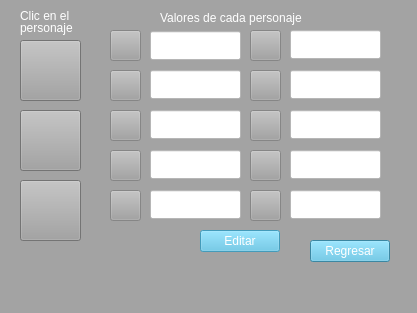
<?xml version="1.0" encoding="UTF-8"?>
<ui version="4.0">
 <class>personedicion</class>
 <widget class="QMainWindow" name="personedicion">
  <property name="geometry">
   <rect>
    <x>0</x>
    <y>0</y>
    <width>417</width>
    <height>313</height>
   </rect>
  </property>
  <property name="windowTitle">
   <string>MainWindow</string>
  </property>
  <property name="styleSheet">
   <string notr="true">background-color: rgb(163, 163, 163);
color: white;</string>
  </property>
  <widget class="QWidget" name="centralwidget">
   <widget class="QPushButton" name="pushButton">
    <property name="enabled">
     <bool>false</bool>
    </property>
    <property name="geometry">
     <rect>
      <x>110</x>
      <y>30</y>
      <width>31</width>
      <height>31</height>
     </rect>
    </property>
    <property name="text">
     <string/>
    </property>
    <property name="icon">
     <iconset resource="iconos.qrc">
      <normaloff>:/iconos/ciudad.png</normaloff>:/iconos/ciudad.png</iconset>
    </property>
    <property name="iconSize">
     <size>
      <width>31</width>
      <height>31</height>
     </size>
    </property>
   </widget>
   <widget class="QLineEdit" name="lineEdit">
    <property name="enabled">
     <bool>false</bool>
    </property>
    <property name="geometry">
     <rect>
      <x>150</x>
      <y>31</y>
      <width>91</width>
      <height>29</height>
     </rect>
    </property>
    <property name="styleSheet">
     <string notr="true">background-color: rgb(255, 255, 255);
color: black;</string>
    </property>
   </widget>
   <widget class="QLineEdit" name="lineEdit_2">
    <property name="enabled">
     <bool>false</bool>
    </property>
    <property name="geometry">
     <rect>
      <x>150</x>
      <y>70</y>
      <width>91</width>
      <height>29</height>
     </rect>
    </property>
    <property name="styleSheet">
     <string notr="true">background-color: rgb(255, 255, 255);
color: black;</string>
    </property>
   </widget>
   <widget class="QLineEdit" name="lineEdit_3">
    <property name="enabled">
     <bool>false</bool>
    </property>
    <property name="geometry">
     <rect>
      <x>150</x>
      <y>110</y>
      <width>91</width>
      <height>29</height>
     </rect>
    </property>
    <property name="styleSheet">
     <string notr="true">background-color: rgb(255, 255, 255);
color: black;</string>
    </property>
   </widget>
   <widget class="QLineEdit" name="lineEdit_4">
    <property name="enabled">
     <bool>false</bool>
    </property>
    <property name="geometry">
     <rect>
      <x>150</x>
      <y>150</y>
      <width>91</width>
      <height>29</height>
     </rect>
    </property>
    <property name="styleSheet">
     <string notr="true">background-color: rgb(255, 255, 255);
color: black;</string>
    </property>
   </widget>
   <widget class="QLineEdit" name="lineEdit_5">
    <property name="enabled">
     <bool>false</bool>
    </property>
    <property name="geometry">
     <rect>
      <x>150</x>
      <y>190</y>
      <width>91</width>
      <height>29</height>
     </rect>
    </property>
    <property name="styleSheet">
     <string notr="true">background-color: rgb(255, 255, 255);
color: black;</string>
    </property>
   </widget>
   <widget class="QLineEdit" name="lineEdit_6">
    <property name="enabled">
     <bool>false</bool>
    </property>
    <property name="geometry">
     <rect>
      <x>290</x>
      <y>30</y>
      <width>91</width>
      <height>29</height>
     </rect>
    </property>
    <property name="styleSheet">
     <string notr="true">background-color: rgb(255, 255, 255);
color: black;</string>
    </property>
   </widget>
   <widget class="QLineEdit" name="lineEdit_7">
    <property name="enabled">
     <bool>false</bool>
    </property>
    <property name="geometry">
     <rect>
      <x>290</x>
      <y>70</y>
      <width>91</width>
      <height>29</height>
     </rect>
    </property>
    <property name="styleSheet">
     <string notr="true">background-color: rgb(255, 255, 255);
color: black;</string>
    </property>
   </widget>
   <widget class="QLineEdit" name="lineEdit_8">
    <property name="enabled">
     <bool>false</bool>
    </property>
    <property name="geometry">
     <rect>
      <x>290</x>
      <y>110</y>
      <width>91</width>
      <height>29</height>
     </rect>
    </property>
    <property name="styleSheet">
     <string notr="true">background-color: rgb(255, 255, 255);
color: black;</string>
    </property>
   </widget>
   <widget class="QLineEdit" name="lineEdit_9">
    <property name="enabled">
     <bool>false</bool>
    </property>
    <property name="geometry">
     <rect>
      <x>290</x>
      <y>150</y>
      <width>91</width>
      <height>29</height>
     </rect>
    </property>
    <property name="styleSheet">
     <string notr="true">background-color: rgb(255, 255, 255);
color: black;</string>
    </property>
   </widget>
   <widget class="QLineEdit" name="lineEdit_10">
    <property name="enabled">
     <bool>false</bool>
    </property>
    <property name="geometry">
     <rect>
      <x>290</x>
      <y>190</y>
      <width>91</width>
      <height>29</height>
     </rect>
    </property>
    <property name="styleSheet">
     <string notr="true">background-color: rgb(255, 255, 255);
color: black;</string>
    </property>
   </widget>
   <widget class="QPushButton" name="pushButton_11">
    <property name="geometry">
     <rect>
      <x>20</x>
      <y>40</y>
      <width>61</width>
      <height>61</height>
     </rect>
    </property>
    <property name="text">
     <string/>
    </property>
   </widget>
   <widget class="QPushButton" name="pushButton_12">
    <property name="geometry">
     <rect>
      <x>20</x>
      <y>110</y>
      <width>61</width>
      <height>61</height>
     </rect>
    </property>
    <property name="text">
     <string/>
    </property>
   </widget>
   <widget class="QPushButton" name="pushButton_13">
    <property name="geometry">
     <rect>
      <x>20</x>
      <y>180</y>
      <width>61</width>
      <height>61</height>
     </rect>
    </property>
    <property name="text">
     <string/>
    </property>
   </widget>
   <widget class="QLabel" name="label">
    <property name="geometry">
     <rect>
      <x>160</x>
      <y>10</y>
      <width>181</width>
      <height>16</height>
     </rect>
    </property>
    <property name="text">
     <string>Valores de cada personaje</string>
    </property>
   </widget>
   <widget class="QPushButton" name="pushButton_14">
    <property name="enabled">
     <bool>false</bool>
    </property>
    <property name="geometry">
     <rect>
      <x>200</x>
      <y>230</y>
      <width>80</width>
      <height>22</height>
     </rect>
    </property>
    <property name="styleSheet">
     <string notr="true">background-color: rgb(83, 189, 227);
color: rgb(255, 255, 255);</string>
    </property>
    <property name="text">
     <string>Editar</string>
    </property>
   </widget>
   <widget class="QLabel" name="label_2">
    <property name="geometry">
     <rect>
      <x>20</x>
      <y>8</y>
      <width>61</width>
      <height>16</height>
     </rect>
    </property>
    <property name="text">
     <string>Clic en el</string>
    </property>
   </widget>
   <widget class="QLabel" name="label_3">
    <property name="geometry">
     <rect>
      <x>20</x>
      <y>20</y>
      <width>61</width>
      <height>16</height>
     </rect>
    </property>
    <property name="text">
     <string>personaje</string>
    </property>
   </widget>
   <widget class="QPushButton" name="pushButton_2">
    <property name="enabled">
     <bool>false</bool>
    </property>
    <property name="geometry">
     <rect>
      <x>110</x>
      <y>70</y>
      <width>31</width>
      <height>31</height>
     </rect>
    </property>
    <property name="text">
     <string/>
    </property>
    <property name="icon">
     <iconset resource="iconos.qrc">
      <normaloff>:/iconos/agua.png</normaloff>:/iconos/agua.png</iconset>
    </property>
    <property name="iconSize">
     <size>
      <width>31</width>
      <height>31</height>
     </size>
    </property>
   </widget>
   <widget class="QPushButton" name="pushButton_3">
    <property name="enabled">
     <bool>false</bool>
    </property>
    <property name="geometry">
     <rect>
      <x>110</x>
      <y>110</y>
      <width>31</width>
      <height>31</height>
     </rect>
    </property>
    <property name="text">
     <string/>
    </property>
    <property name="icon">
     <iconset resource="iconos.qrc">
      <normaloff>:/iconos/playa.png</normaloff>:/iconos/playa.png</iconset>
    </property>
    <property name="iconSize">
     <size>
      <width>31</width>
      <height>31</height>
     </size>
    </property>
   </widget>
   <widget class="QPushButton" name="pushButton_4">
    <property name="enabled">
     <bool>false</bool>
    </property>
    <property name="geometry">
     <rect>
      <x>110</x>
      <y>150</y>
      <width>31</width>
      <height>31</height>
     </rect>
    </property>
    <property name="text">
     <string/>
    </property>
    <property name="icon">
     <iconset resource="iconos.qrc">
      <normaloff>:/iconos/desierto.png</normaloff>:/iconos/desierto.png</iconset>
    </property>
    <property name="iconSize">
     <size>
      <width>31</width>
      <height>31</height>
     </size>
    </property>
   </widget>
   <widget class="QPushButton" name="pushButton_5">
    <property name="enabled">
     <bool>false</bool>
    </property>
    <property name="geometry">
     <rect>
      <x>110</x>
      <y>190</y>
      <width>31</width>
      <height>31</height>
     </rect>
    </property>
    <property name="text">
     <string/>
    </property>
    <property name="icon">
     <iconset resource="iconos.qrc">
      <normaloff>:/iconos/bosque.png</normaloff>:/iconos/bosque.png</iconset>
    </property>
    <property name="iconSize">
     <size>
      <width>31</width>
      <height>31</height>
     </size>
    </property>
   </widget>
   <widget class="QPushButton" name="pushButton_6">
    <property name="enabled">
     <bool>false</bool>
    </property>
    <property name="geometry">
     <rect>
      <x>250</x>
      <y>30</y>
      <width>31</width>
      <height>31</height>
     </rect>
    </property>
    <property name="text">
     <string/>
    </property>
    <property name="icon">
     <iconset resource="iconos.qrc">
      <normaloff>:/iconos/montana.png</normaloff>:/iconos/montana.png</iconset>
    </property>
    <property name="iconSize">
     <size>
      <width>31</width>
      <height>31</height>
     </size>
    </property>
   </widget>
   <widget class="QPushButton" name="pushButton_7">
    <property name="enabled">
     <bool>false</bool>
    </property>
    <property name="geometry">
     <rect>
      <x>250</x>
      <y>70</y>
      <width>31</width>
      <height>31</height>
     </rect>
    </property>
    <property name="text">
     <string/>
    </property>
    <property name="icon">
     <iconset resource="iconos.qrc">
      <normaloff>:/iconos/pueblo.png</normaloff>:/iconos/pueblo.png</iconset>
    </property>
    <property name="iconSize">
     <size>
      <width>31</width>
      <height>31</height>
     </size>
    </property>
   </widget>
   <widget class="QPushButton" name="pushButton_8">
    <property name="enabled">
     <bool>false</bool>
    </property>
    <property name="geometry">
     <rect>
      <x>250</x>
      <y>110</y>
      <width>31</width>
      <height>31</height>
     </rect>
    </property>
    <property name="text">
     <string/>
    </property>
    <property name="icon">
     <iconset resource="iconos.qrc">
      <normaloff>:/iconos/lomas.png</normaloff>:/iconos/lomas.png</iconset>
    </property>
    <property name="iconSize">
     <size>
      <width>31</width>
      <height>31</height>
     </size>
    </property>
   </widget>
   <widget class="QPushButton" name="pushButton_9">
    <property name="enabled">
     <bool>false</bool>
    </property>
    <property name="geometry">
     <rect>
      <x>250</x>
      <y>150</y>
      <width>31</width>
      <height>31</height>
     </rect>
    </property>
    <property name="text">
     <string/>
    </property>
    <property name="icon">
     <iconset resource="iconos.qrc">
      <normaloff>:/iconos/nieve.png</normaloff>:/iconos/nieve.png</iconset>
    </property>
    <property name="iconSize">
     <size>
      <width>31</width>
      <height>31</height>
     </size>
    </property>
   </widget>
   <widget class="QPushButton" name="pushButton_10">
    <property name="enabled">
     <bool>false</bool>
    </property>
    <property name="geometry">
     <rect>
      <x>250</x>
      <y>190</y>
      <width>31</width>
      <height>31</height>
     </rect>
    </property>
    <property name="text">
     <string/>
    </property>
    <property name="icon">
     <iconset resource="iconos.qrc">
      <normaloff>:/iconos/pared.png</normaloff>:/iconos/pared.png</iconset>
    </property>
    <property name="iconSize">
     <size>
      <width>31</width>
      <height>31</height>
     </size>
    </property>
   </widget>
   <widget class="QPushButton" name="pushButton_15">
    <property name="geometry">
     <rect>
      <x>310</x>
      <y>240</y>
      <width>80</width>
      <height>22</height>
     </rect>
    </property>
    <property name="styleSheet">
     <string notr="true">background-color: rgb(83, 189, 227);
color: rgb(255, 255, 255);</string>
    </property>
    <property name="text">
     <string>Regresar</string>
    </property>
   </widget>
  </widget>
  <widget class="QMenuBar" name="menubar">
   <property name="geometry">
    <rect>
     <x>0</x>
     <y>0</y>
     <width>417</width>
     <height>22</height>
    </rect>
   </property>
  </widget>
  <widget class="QStatusBar" name="statusbar"/>
 </widget>
 <resources>
  <include location="iconos.qrc"/>
 </resources>
 <connections/>
</ui>
